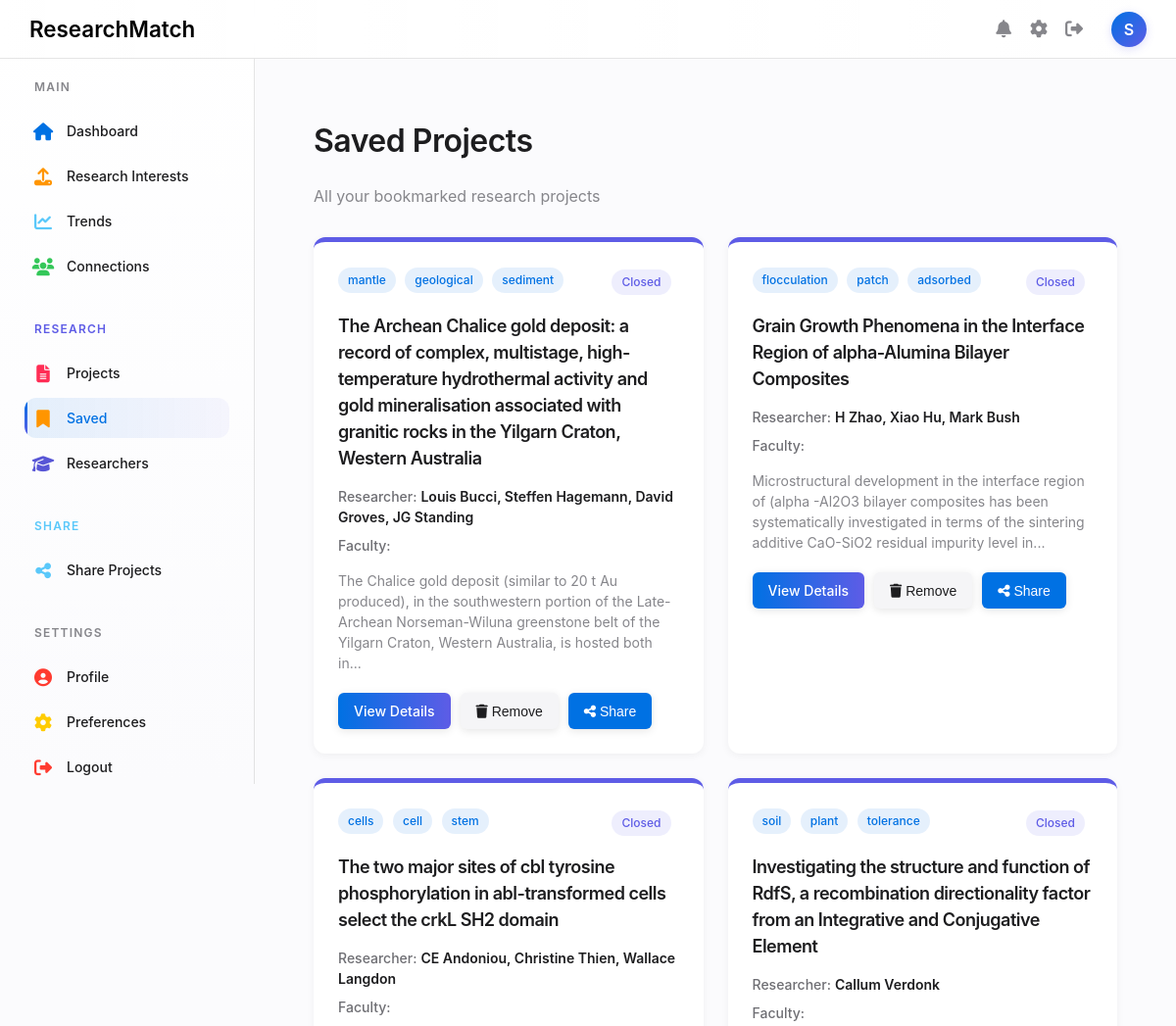
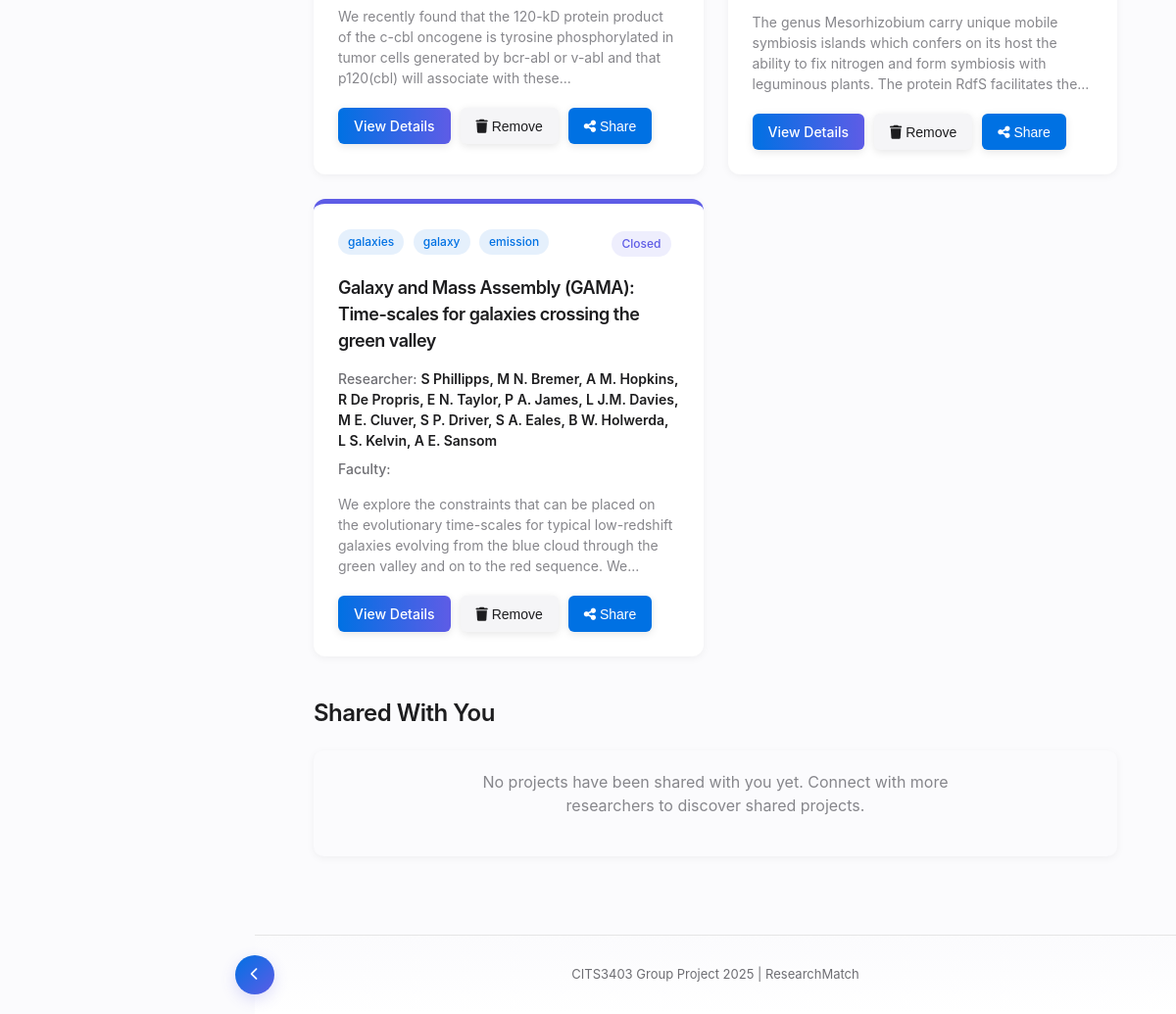
The app's page /saved (signed in) with its own data (2 pictures, top to bottom).
### database/schema.py (models this page shows)
class Interest(db.Model):
    id = db.Column(db.Integer, primary_key=True)
    interest_name = db.Column(db.String(100), nullable=False)

class Project(db.Model):
    id = db.Column(db.Integer, primary_key=True)
    title = db.Column(db.String(100), nullable=False)
    link = db.Column(db.String(100), nullable=False)
    is_open = db.Column(db.Boolean, nullable=False)
    summary = db.Column(db.Text, nullable=False)
    close_date = db.Column(db.Date, nullable=True)
    research_areas = db.relationship('ResearchArea', secondary=project_research_area, backref='projects')
    interests = db.relationship('Interest', secondary=project_interest, backref='projects')
    researchers = db.relationship('Researcher', secondary=project_researcher, back_populates='researcher_projects')

class Researcher(db.Model):
    id = db.Column(db.Integer, primary_key=True)
    first_name = db.Column(db.String(100), nullable=False)
    last_name = db.Column(db.String(100), nullable=False)
    email = db.Column(db.String(100), nullable=True)
    researcher_projects = db.relationship('Project', secondary=project_researcher, back_populates='researchers')

### app.py (the view)
@app.route('/saved')
@token_required
def saved():
    if not session.get('user_id'):
        return redirect(url_for('login'))
    user = User.query.get(session['user_id'])
    saved_projects = user.saved_projects if user.saved_projects else []
    shared_with_user = db.session.query(
        Project, User
    ).join(
        shared_projects,
        shared_projects.c.project_id == Project.id
    ).join(
        User,
        User.id == shared_projects.c.shared_by_id
    ).filter(
        shared_projects.c.shared_with_id == user.id
    ).all()
    shared_projects_data = []
    for project, shared_by in shared_with_user:
        shared_projects_data.append({
            'project': project,
            'shared_by': shared_by,
            'is_saved': project in saved_projects
        })
    saved_user_projects = user.saved_projects if user.saved_projects else []
    return render_template('saved.html',
                          username=session['username'],
                          saved_projects=saved_projects,
                          shared_projects=shared_projects_data,
                          saved_user_projects=saved_user_projects,
                          is_authenticated_page=True,
                          user_name=session.get('username'))

### app.py (called while the page is built)
def token_required(func):
    @wraps(func)
    def decorated(*args, **kwargs):
        token = request.cookies.get('jwt_token', None)
        if not token:
            return back_to_login()
        try:
            data = jwt.decode(token, current_app.config['SECRET_KEY'], algorithms=["HS256"])
            request.user = data  # optionally attach user info to request
        except jwt.ExpiredSignatureError:
            return back_to_login()
        except jwt.InvalidTokenError:
            return back_to_login()
        return func(*args, **kwargs)
    return decorated

### templates/saved.html (shortened to what this page needs)
{% extends 'base.html' %}
{% block content %}
<div class="content-container">
    <div class="page-header">
        <h1>Saved Projects</h1>
        <p class="text-muted">All your bookmarked research projects</p>
    </div>
    <div class="saved-projects-container">
        {% if saved_projects %}
            {% for project in saved_projects %}
            <div class="project-card {% if project.is_open %}open-project{% else %}closed-project{% endif %}">
                <div class="project-header">
                    <div class="project-category">
                        {% for interest in project.interests %}
                        <span class="category-badge">{{ interest.interest_name }}</span>
                        {% endfor %}
                    </div>
                    <div class="project-status">
                        <span class="status-badge {% if project.is_open %}open{% else %}closed{% endif %}">
                            {{ 'Open' if project.is_open else 'Closed' }}
                        </span>
                    </div>
                </div>
                <h3 class="project-title">{{ project.title }}</h3>
                <div class="project-meta">
                    <div class="meta-item">
                        <span class="meta-label">Researcher:</span>
                        <span class="meta-value">
                            {% for researcher in project.researchers %}
                                {{ researcher.first_name }} {{ researcher.last_name }}{% if not loop.last %}, {% endif %}
                            {% endfor %}
                        </span>
                    </div>
                    <div class="meta-item">
                        <span class="meta-label">Faculty:</span>
                    </div>
                </div>
                {% if project.summary %}
                <div class="project-summary">
                    <p>{{ project.summary|truncate(200) }}</p>
                </div>
                {% endif %}
                <div class="project-actions">
                    <a href="{{ project.link }}" target="_blank" class="btn primary">View Details</a>
                    <button class="btn secondary remove-saved" data-project-id="{{ project.id }}">
                        <i class="fas fa-trash"></i> Remove
                    </button>
                    <button class="btn tertiary share-saved" data-project-id="{{ project.id }}">
                        <i class="fas fa-share-alt"></i> Share
                    </button>
                </div>
            </div>
            {% endfor %}
        {% endif %}
    </div>
    <div class="shared-projects-section">
        <h2>Shared With You</h2>
        {% if shared_projects %}
            <div class="shared-projects-list">
                {% for shared in shared_projects %}
                <div class="shared-project-card">
                    <div class="project-info">
                        <div class="shared-by">
                            <div class="shared-avatar">{{ shared.shared_by.username[0].upper() }}</div>
                            <span>Shared by <strong>{{ shared.shared_by.username }}</strong></span>
                        </div>
                        <h3 class="project-title">{{ shared.project.title }}</h3>
                        <div class="project-tags">
                            {% for interest in shared.project.interests %}
                            <span class="project-tag">{{ interest.interest_name }}</span>
                            {% endfor %}
                        </div>
                        <p class="project-summary">{{ shared.project.summary }}</p>
                    </div>
                    <div class="project-actions">
                        <a href="{{ shared.project.link }}" target="_blank" class="btn-view-project">
                            <i class="fas fa-external-link-alt"></i> View Project
                        </a>
                        <button class="btn secondary save-project" data-project-id="{{ shared.project.id }}">
                            <i class="fas fa-bookmark"></i> {{ 'Saved' if shared.project in saved_user_projects else 'Save' }}
                        </button>
                    </div>
                </div>
                {% endfor %}
            </div>
        {% else %}
            <div class="empty-state small">
                <p>No projects have been shared with you yet. Connect with more researchers to discover shared projects.</p>
            </div>
        {% endif %}
    </div>
</div>
{% endblock %}

### static/css/style.css (style rules this page uses)
:root { --primary-color: #0071E3; --primary-dark: #005BBB; --primary-light: #E1F0FF; --accent-purple: #5E5CE6; --accent-pink: #FF2D55; --accent-orange: #FF9500; --accent-teal: #5AC8FA; --accent-green: #34C759; --accent-red: #FF3B30; --accent-yellow: #FFCC00; --accent-indigo: #5856D6; --text-primary: #1D1D1F; --text-secondary: #86868B; --text-tertiary: #6E6E73; --border-light: rgba(0, 0, 0, 0.1); --background-light: #FBFBFD; --background-medium: #F5F5F7; --card-background: #FFFFFF; --shadow-sm: 0 2px 8px rgba(0, 0, 0, 0.05); --shadow-md: 0 5px 20px rgba(0, 0, 0, 0.08); --shadow-lg: 0 10px 30px rgba(0, 0, 0, 0.1); --transition: all 0.25s ease; --radius-sm: 8px; --radius-md: 12px; --radius-lg: 20px; --header-height: 60px; --sidebar-width: 260px; --sidebar-collapsed-width: 80px; }
body { margin: 0; font-family: -apple-system, BlinkMacSystemFont, "Segoe UI", Roboto, Helvetica, Arial, sans-serif; background-color: var(--background-light); color: var(--text-primary); line-height: 1.5; min-height: 100vh; display: flex; flex-direction: column; scroll-behavior: smooth; }
a { text-decoration: none; color: inherit; }
button { cursor: pointer; }
* { margin: 0; padding: 0; box-sizing: border-box; }
h1, h2, h3 { font-weight: 600; letter-spacing: -0.5px; margin-bottom: 20px; color: var(--text-primary); }
.btn { border-radius: 24px; font-weight: 600; padding: 10px 24px; background-color: #0071e3; color: white; border: none; transition: background-color 0.3s ease, transform 0.2s ease; cursor: pointer; box-shadow: 0 2px 8px rgba(0, 0, 0, 0.1); margin-bottom: 0; }
a, .btn, .card, .input, .nav-link { transition: all 0.3s ease; }
.meta-label { color: var(--text-tertiary); font-weight: 500; }
.meta-value { color: var(--text-primary); font-weight: 600; }
.empty-state { text-align: center; padding: 40px 20px; background-color: var(--background-light); border-radius: 12px; margin-bottom: 20px; }
.empty-state p { margin-bottom: 20px; color: var(--text-secondary); }
.project-status { font-size: 12px; padding: 3px 8px; border-radius: 10px; }

### templates/saved.html (style rules this page uses)
.content-container { max-width: 1200px; margin: 0 auto; padding: 20px; }
.page-header { margin-bottom: 30px; }
.text-muted { color: var(--text-secondary); }
.saved-projects-container { display: grid; grid-template-columns: repeat(auto-fill, minmax(350px, 1fr)); gap: 25px; }
.project-card { background-color: white; border-radius: 12px; padding: 25px; box-shadow: var(--shadow-sm); transition: var(--transition); border-top: 5px solid; }
.closed-project { border-color: var(--accent-purple); }
.project-header { display: flex; justify-content: space-between; margin-bottom: 15px; }
.category-badge { display: inline-block; padding: 4px 10px; border-radius: 15px; font-size: 12px; font-weight: 500; background-color: rgba(0, 113, 227, 0.1); color: var(--primary-color); margin-right: 5px; }
.status-badge { display: inline-block; padding: 4px 10px; border-radius: 15px; font-size: 12px; font-weight: 500; }
.status-badge.closed { background-color: rgba(94, 92, 230, 0.1); color: var(--accent-purple); }
.project-title { font-size: 18px; margin-bottom: 15px; }
.project-meta { display: grid; grid-template-columns: 1fr; gap: 8px; margin-bottom: 15px; }
.meta-item { font-size: 14px; }
.meta-label { font-weight: 500; color: var(--text-tertiary); }
.meta-value { color: var(--text-primary); }
.project-summary { margin-bottom: 20px; font-size: 14px; color: var(--text-secondary); }
.project-actions { display: flex; gap: 10px; }
.btn { padding: 8px 16px; border-radius: 6px; font-size: 14px; font-weight: 500; cursor: pointer; transition: var(--transition); border: none; }
.btn.primary { background: linear-gradient(90deg, var(--primary-color), var(--accent-purple)); color: white; }
.btn.secondary { background-color: var(--background-medium); color: var(--text-primary); }
.empty-state { display: flex; flex-direction: column; align-items: center; justify-content: center; text-align: center; padding: 60px 20px; background-color: white; border-radius: 12px; box-shadow: var(--shadow-sm); }
.empty-state p { margin-bottom: 20px; max-width: 500px; color: var(--text-secondary); }
.shared-projects-section { margin-top: 40px; }
.empty-state.small { padding: 20px; text-align: center; color: var(--text-tertiary); background-color: var(--background-light); border-radius: 10px; }

### records on screen
Project: is_open "Closed", title "The Archean Chalice gold deposit: a record of complex, multistage, high-temperature hydrothermal activity and gold mineralisation associated with granitic rocks in the Yilgarn Craton, Western Australia", summary "The Chalice gold deposit (similar to 20 t Au produced), in the southwestern portion of the Late-Archean Norseman-Wiluna greenstone belt of the Yilgarn Craton, Western Australia, is hosted both in..."
Interest: interest_name "mantle"
Interest: interest_name "geological"
Interest: interest_name "sediment"
Researcher: first_name "Louis", last_name "Bucci"
Researcher: first_name "Steffen", last_name "Hagemann"
Researcher: first_name "David", last_name "Groves"
Researcher: first_name "JG", last_name "Standing"
Project: is_open "Closed", title "Grain Growth Phenomena in the Interface Region of alpha-Alumina Bilayer Composites", summary "Microstructural development in the interface region of (alpha -Al2O3 bilayer composites has been systematically investigated in terms of the sintering additive CaO-SiO2 residual impurity level in..."
Interest: interest_name "flocculation"
Interest: interest_name "patch"
Interest: interest_name "adsorbed"
Researcher: first_name "H", last_name "Zhao"
Researcher: first_name "Xiao", last_name "Hu"
Researcher: first_name "Mark", last_name "Bush"
Project: is_open "Closed", title "The two major sites of cbl tyrosine phosphorylation in abl-transformed cells select the crkL SH2 domain", summary "We recently found that the 120-kD protein product of the c-cbl oncogene is tyrosine phosphorylated in tumor cells generated by bcr-abl or v-abl and that p120(cbl) will associate with these..."
Interest: interest_name "cells"
Interest: interest_name "cell"
Interest: interest_name "stem"
Researcher: first_name "CE", last_name "Andoniou"
Researcher: first_name "Christine", last_name "Thien"
Researcher: first_name "Wallace", last_name "Langdon"
Project: is_open "Closed", title "Investigating the structure and function of RdfS, a recombination directionality factor from an Integrative and Conjugative Element", summary "The genus Mesorhizobium carry unique mobile symbiosis islands which confers on its host the ability to fix nitrogen and form symbiosis with leguminous plants. The protein RdfS facilitates the..."
Interest: interest_name "soil"
Interest: interest_name "plant"
Interest: interest_name "tolerance"
Researcher: first_name "Callum", last_name "Verdonk"
Project: is_open "Closed", title "Galaxy and Mass Assembly (GAMA): Time-scales for galaxies crossing the green valley", summary "We explore the constraints that can be placed on the evolutionary time-scales for typical low-redshift galaxies evolving from the blue cloud through the green valley and on to the red sequence. We..."
Interest: interest_name "galaxies"
Interest: interest_name "galaxy"
Interest: interest_name "emission"
Researcher: first_name "S", last_name "Phillipps"
Researcher: first_name "M", last_name "N. Bremer"
Researcher: first_name "A", last_name "M. Hopkins"
Researcher: first_name "R", last_name "De Propris"
Researcher: first_name "E", last_name "N. Taylor"
Researcher: first_name "P", last_name "A. James"
Researcher: first_name "L", last_name "J.M. Davies"
Researcher: first_name "M", last_name "E. Cluver"
Researcher: first_name "S", last_name "P. Driver"
Researcher: first_name "S", last_name "A. Eales"
Researcher: first_name "B", last_name "W. Holwerda"
Researcher: first_name "L", last_name "S. Kelvin"
Researcher: first_name "A", last_name "E. Sansom"

### other values on screen
{{ user_name[0].upper() if user_name else 'U' }} "S"
